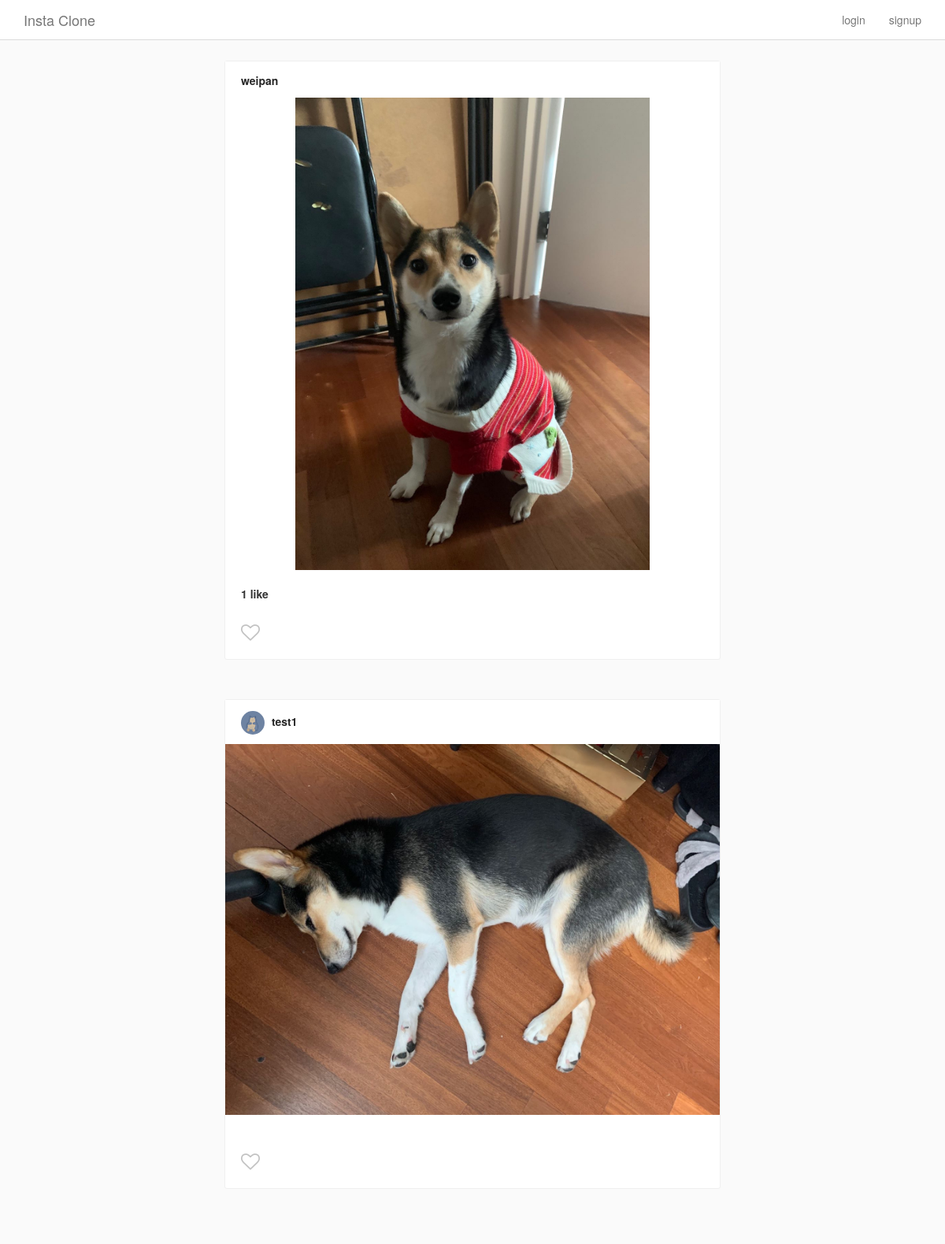
The page / on the database its author committed.
### Insta/models.py (models this page shows, shortened)
class Post(models.Model):
    author = models.ForeignKey(
        InstaUser,
        on_delete=models.CASCADE,
        related_name='my_posts'
    )
    title = models.TextField(blank=True, null=True)
    image = ProcessedImageField(
        upload_to='static/images/posts',
        format='JPEG',
        options={'quality': 100},
        blank=True,
        null=True
    )
    def get_like_count(self):
        return self.likes.count()

class InstaUser(AbstractUser):
    profile_pic = ProcessedImageField(
        upload_to='static/images/profiles',
        format='JPEG',
        options={'quality': 100},
        blank=True,
        null=True
    )

### Insta/views.py (the view, shortened to what this page needs)
# urls.py: path('', PostsView.as_view(), name='posts'),
class PostsView(ListView):
    model = Post
    template_name = 'index.html'
    def get_queryset(self):
        if not self.request.user.is_authenticated:
            return Post.objects.all()

### Insta/templatetags/custom_tags.py (called while the page is built)
@register.simple_tag
def has_user_liked_post(post, user):
    try:
        like = Like.objects.get(post=post, user=user)
        return "fa-heart"
    except:
        return "fa-heart-o"

### templates/index.html (shortened to what this page needs)
{% extends "base.html" %}
{% load custom_tags %}
{% block content %}
<div class="cards-listing">
    {% for post in object_list %}
        <div class="row">
            <div class="card view-update {{ post.pk }}">
                <div class="card__panel-head">
                    <div class="poster__info">
                        <a href="{% url 'user_detail' post.author.id %}" class="poster__name">
                            {% if post.author.profile_pic %}
                                <img class="poster__profilepic" src="/{{ post.author.profile_pic }}">
                            {% endif %}
                            {{ post.author.username }}
                        </a>
                    </div>
                </div>
                <a href="{% url 'post_detail' post.pk %}">
                    <img class="card__main-image" src="/{{ post.image }}">
                </a>
                <div class="card__panel-body">
                    <div class="likes">
                        {% if post.get_like_count %}
                            {{ post.get_like_count }} like{% if post.get_like_count > 1 %}s{% endif %}
                        {% endif %}
                    </div>
                    <section class="input-row">
                        <i class="fa {% has_user_liked_post post user %} submit-like" aria-hidden="true"></i>
                    </section>
                </div>
            </div>
        </div>
    {% endfor %}
</div>
{% endblock content %}

### static/css/style.css (style rules this page uses)
html { height: 100%; }
body { min-height: 100%; background-color: #fafafa; }
.cards-listing { max-width: 600px; width: 100%; margin: 20px auto; }
.card { background-color: #fff; margin-bottom: 50px; border: 1px solid #efefef; border-radius: 3px; }
.card__panel-head { background: #fff; padding: 14px 20px 12px; }
.card__panel-head .poster__profilepic { border-radius: 100%; max-width: 30px; max-height: 30px; width: 30px; height: 30px; margin-right: 5px; }
.card__panel-head .poster__name { color: #262626; font-weight: bold; }
.card__main-image { max-width: 100%; max-height: 600px; height: auto; margin: 0 auto; display: block; }
.card__panel-body { padding: 20px; padding-bottom: 0; }
.card__panel-body .likes { font-weight: bold; margin-bottom: 5px; }
.input-row { position: relative; display: flex; align-items: center; height: 68px; padding-left: 40px; }
.input-row .submit-like { cursor: pointer; position: absolute; top: 32%; left: 0; color: #C2C2C2; font-size: 24px; }

### rows shown on the page
Post: author.username "weipan", image (picture), get_like_count "1"
Post: author.profile_pic (picture), author.username "test1", image (picture)
